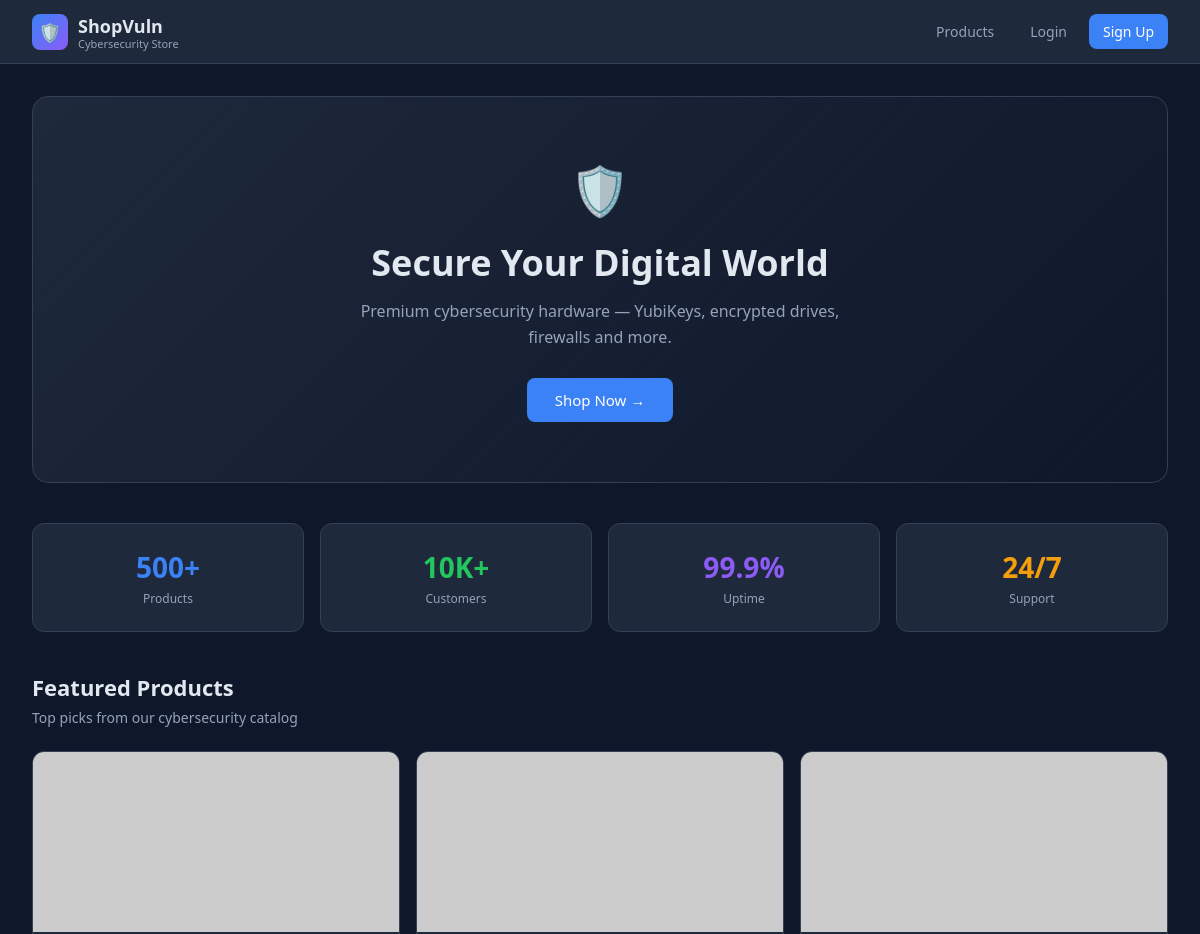
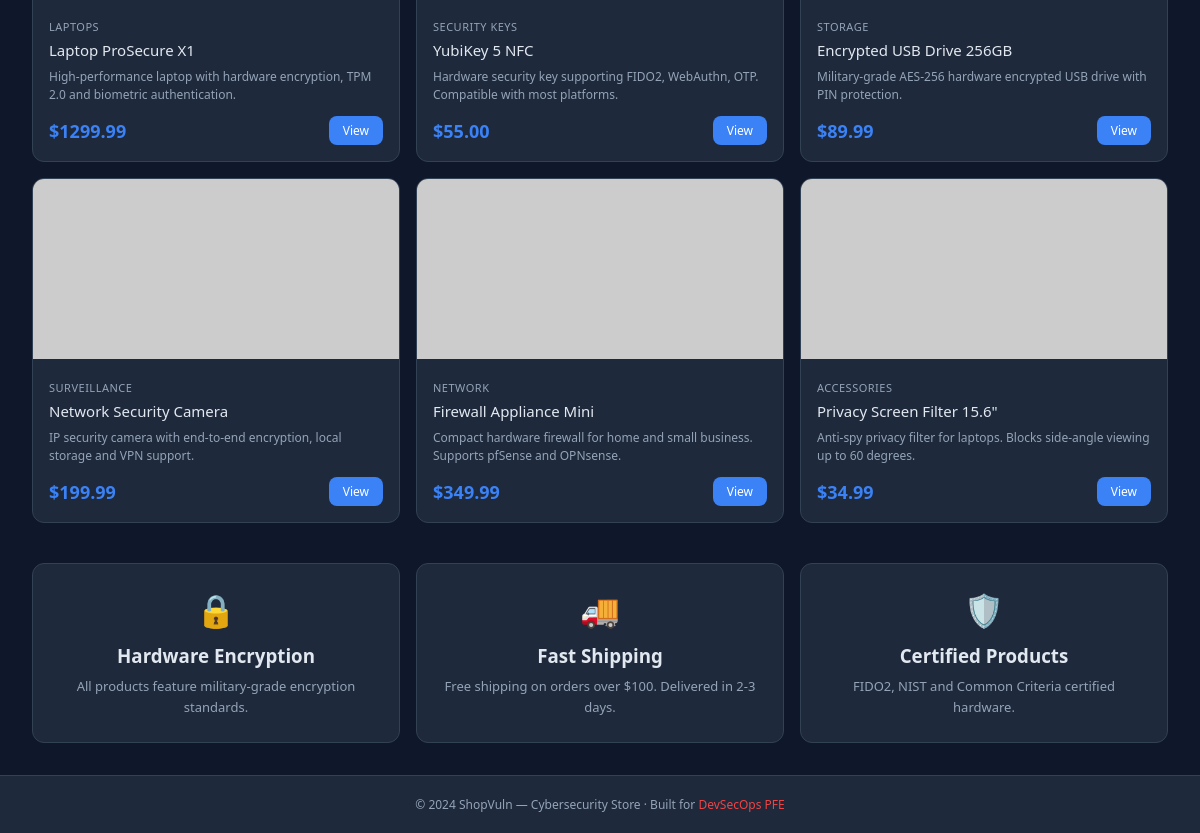
The page / on the database its author committed (2 pictures, top to bottom).
### tables this page shows
CREATE TABLE products (
            id INTEGER PRIMARY KEY AUTOINCREMENT,
            name TEXT NOT NULL,
            description TEXT,
            price REAL NOT NULL,
            stock INTEGER DEFAULT 100,
            category TEXT,
            image_url TEXT
        );

### app/routes.py (the view)
@main.route('/')
def index():
    conn = db()
    products = conn.execute(
        "SELECT * FROM products LIMIT 6"
    ).fetchall()
    conn.close()
    return render_template('index.html', products=products)

### app/routes.py (called while the page is built)
def db():
    return sqlite3.connect(DB)

### app/templates/index.html (shortened to what this page needs)
{% extends 'base.html' %}
{% block content %}
<div style="background:linear-gradient(135deg,#1e293b,#0f172a);border:1px solid #334155;border-radius:16px;padding:60px 40px;text-align:center;margin-bottom:40px;position:relative;overflow:hidden;">
    <div style="font-size:48px;margin-bottom:16px;">🛡️</div>
    <h1 style="font-size:36px;font-weight:700;margin-bottom:12px;">
        Secure Your Digital World
    </h1>
    <p style="color:#94a3b8;font-size:16px;max-width:500px;margin:0 auto 28px;line-height:1.6;">
        Premium cybersecurity hardware — YubiKeys, encrypted drives, firewalls and more.
    </p>
    <a href="/products" class="btn btn-primary" style="font-size:15px;padding:12px 28px;">
        Shop Now →
    </a>
</div>
<div class="grid-4" style="margin-bottom:40px;">
    <div class="card" style="text-align:center;">
        <div style="font-size:28px;font-weight:600;color:#3b82f6;">500+</div>
        <div style="font-size:12px;color:#94a3b8;margin-top:4px;">Products</div>
    </div>
    <div class="card" style="text-align:center;">
        <div style="font-size:28px;font-weight:600;color:#22c55e;">10K+</div>
        <div style="font-size:12px;color:#94a3b8;margin-top:4px;">Customers</div>
    </div>
    <div class="card" style="text-align:center;">
        <div style="font-size:28px;font-weight:600;color:#8b5cf6;">99.9%</div>
        <div style="font-size:12px;color:#94a3b8;margin-top:4px;">Uptime</div>
    </div>
    <div class="card" style="text-align:center;">
        <div style="font-size:28px;font-weight:600;color:#f59e0b;">24/7</div>
        <div style="font-size:12px;color:#94a3b8;margin-top:4px;">Support</div>
    </div>
</div>
<div class="section-title">Featured Products</div>
<div class="section-sub">Top picks from our cybersecurity catalog</div>
<div class="grid-3" style="margin-bottom:40px;">
{% for p in products %}
<div class="product-card">
    <img src="{{ p[6] }}" alt="{{ p[1] }}" onerror="this.src='https://via.placeholder.com/400x180/1e293b/94a3b8?text=Product'">
    <div class="pc-body">
        <div class="pc-category">{{ p[5] }}</div>
        <div class="pc-name">{{ p[1] }}</div>
        <div class="pc-desc">{{ p[2] }}</div>
        <div class="pc-footer">
            <div class="pc-price">${{ "%.2f"|format(p[3]) }}</div>
            <a href="/product/{{ p[0] }}" class="btn btn-primary btn-sm">View</a>
        </div>
    </div>
</div>
{% endfor %}
</div>
<div class="grid-3">
    <div class="card" style="text-align:center;">
        <div style="font-size:32px;margin-bottom:12px;">🔒</div>
        <h3 style="margin-bottom:8px;">Hardware Encryption</h3>
        <p style="color:#94a3b8;font-size:13px;line-height:1.6;">All products feature military-grade encryption standards.</p>
    </div>
    <div class="card" style="text-align:center;">
        <div style="font-size:32px;margin-bottom:12px;">🚚</div>
        <h3 style="margin-bottom:8px;">Fast Shipping</h3>
        <p style="color:#94a3b8;font-size:13px;line-height:1.6;">Free shipping on orders over $100. Delivered in 2-3 days.</p>
    </div>
    <div class="card" style="text-align:center;">
        <div style="font-size:32px;margin-bottom:12px;">🛡️</div>
        <h3 style="margin-bottom:8px;">Certified Products</h3>
        <p style="color:#94a3b8;font-size:13px;line-height:1.6;">FIDO2, NIST and Common Criteria certified hardware.</p>
    </div>
</div>
{% endblock %}

### app/templates/base.html (shortened to what this page needs)
<!DOCTYPE html>
<html lang="en">
<head>
</head>
<body>
<nav>
    <a class="nav-brand" href="/">
        <div class="logo">🛡️</div>
        <div>
            <span>ShopVuln</span>
            <small>Cybersecurity Store</small>
        </div>
    </a>
    <div class="nav-links">
        <a href="/products">Products</a>
        {% if session.user_id %}
            <a href="/cart">🛒 Cart</a>
            <a href="/orders">Orders</a>
            {% if session.role == 'admin' %}
                <a href="/admin">⚙️ Admin</a>
            {% endif %}
            <a href="/logout">Logout ({{ session.username }})</a>
        {% else %}
            <a href="/login">Login</a>
            <a href="/register" class="btn-primary">Sign Up</a>
        {% endif %}
    </div>
</nav>
<main>
    {% block content %}{% endblock %}
</main>
<footer>
    <p>© 2024 ShopVuln — Cybersecurity Store · Built for <span>DevSecOps PFE</span></p>
</footer>
</body>
</html>

### app/templates/base.html (style rules this page uses)
*, *::before, *::after { margin:0; padding:0; box-sizing:border-box; }
:root { --bg: #0f172a; --surface: #1e293b; --border: #334155; --text: #e2e8f0; --muted: #94a3b8; --primary: #3b82f6; --primary-h:#2563eb; --success: #22c55e; --danger: #ef4444; --warning: #f59e0b; --accent: #8b5cf6; }
body { font-family: 'Segoe UI', system-ui, sans-serif; background: var(--bg); color: var(--text); min-height: 100vh; display: flex; flex-direction: column; }
nav { background: var(--surface); border-bottom: 1px solid var(--border); padding: 0 32px; height: 64px; display: flex; align-items: center; justify-content: space-between; position: sticky; top: 0; z-index: 100; }
.nav-brand { display: flex; align-items: center; gap: 10px; text-decoration: none; color: var(--text); }
.nav-brand .logo { width: 36px; height: 36px; background: linear-gradient(135deg, var(--primary), var(--accent)); border-radius: 8px; display: flex; align-items: center; justify-content: center; font-size: 18px; }
.nav-brand span { font-size: 18px; font-weight: 600; }
.nav-brand small { font-size: 11px; color: var(--muted); display:block; line-height:1; }
.nav-links { display: flex; align-items: center; gap: 8px; }
.nav-links a { color: var(--muted); text-decoration: none; padding: 8px 14px; border-radius: 8px; font-size: 14px; transition: all .2s; }
.nav-links .btn-primary { background: var(--primary); color: white; font-weight: 500; }
main { flex: 1; padding: 32px; max-width: 1200px; margin: 0 auto; width: 100%; }
.card { background: var(--surface); border: 1px solid var(--border); border-radius: 12px; padding: 24px; }
.btn { display: inline-flex; align-items: center; gap: 6px; padding: 10px 20px; border-radius: 8px; border: none; font-size: 14px; font-weight: 500; cursor: pointer; text-decoration: none; transition: all .2s; }
.btn-primary { background: var(--primary); color: white; }
.btn-sm { padding: 6px 14px; font-size: 12px; }
.grid-4 { display:grid; grid-template-columns:repeat(4,1fr); gap:16px; }
.grid-3 { display:grid; grid-template-columns:repeat(3,1fr); gap:16px; }
.product-card { background: var(--surface); border: 1px solid var(--border); border-radius: 12px; overflow: hidden; transition: transform .2s, border-color .2s; }
.product-card img { width:100%; height:180px; object-fit:cover; }
.product-card .pc-body { padding: 16px; }
.product-card .pc-category { font-size:11px; color:var(--muted); margin-bottom:6px; text-transform:uppercase; letter-spacing:.5px; }
.product-card .pc-name { font-size:15px; font-weight:500; margin-bottom:8px; }
.product-card .pc-desc { font-size:12px; color:var(--muted); margin-bottom:12px; line-height:1.5; display:-webkit-box; -webkit-line-clamp:2; -webkit-box-orient:vertical; overflow:hidden; }
.product-card .pc-footer { display:flex; align-items:center; justify-content:space-between; }
.product-card .pc-price { font-size:18px; font-weight:600; color:var(--primary); }
.section-title { font-size:22px; font-weight:600; margin-bottom:6px; }
.section-sub { font-size:14px; color:var(--muted); margin-bottom:24px; }
footer { background: var(--surface); border-top: 1px solid var(--border); padding: 20px 32px; text-align: center; color: var(--muted); font-size: 12px; }
footer span { color: var(--danger); }

### rows shown on the page
products: category "LAPTOPS", name "Laptop ProSecure X1", description "High-performance laptop with hardware encryption, TPM 2.0 and biometric authentication.", price "1299.99"
products: category "SECURITY KEYS", name "YubiKey 5 NFC", description "Hardware security key supporting FIDO2, WebAuthn, OTP. Compatible with most platforms.", price "55.00"
products: category "STORAGE", name "Encrypted USB Drive 256GB", description "Military-grade AES-256 hardware encrypted USB drive with PIN protection.", price "89.99"
products: category "SURVEILLANCE", name "Network Security Camera", description "IP security camera with end-to-end encryption, local storage and VPN support.", price "199.99"
products: category "NETWORK", name "Firewall Appliance Mini", description "Compact hardware firewall for home and small business. Supports pfSense and OPNsense.", price "349.99"
products: category "ACCESSORIES", name "Privacy Screen Filter 15.6\"", description "Anti-spy privacy filter for laptops. Blocks side-angle viewing up to 60 degrees.", price "34.99"
